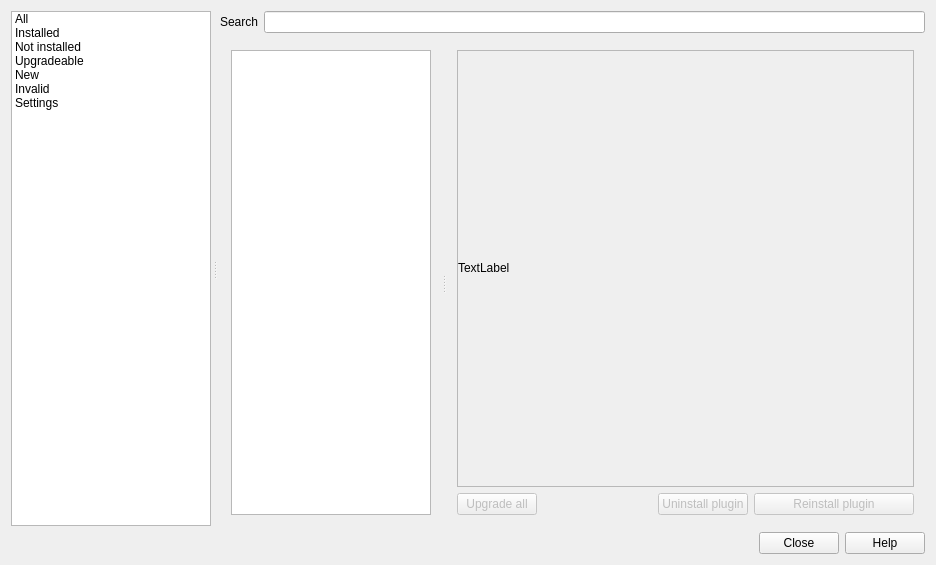
<?xml version="1.0" encoding="UTF-8"?>
<ui version="4.0">
 <class>QgsPluginManagerBase</class>
 <widget class="QDialog" name="QgsPluginManagerBase">
  <property name="geometry">
   <rect>
    <x>0</x>
    <y>0</y>
    <width>936</width>
    <height>565</height>
   </rect>
  </property>
  <property name="minimumSize">
   <size>
    <width>790</width>
    <height>0</height>
   </size>
  </property>
  <property name="windowTitle">
   <string>Plugin Manager</string>
  </property>
  <property name="modal">
   <bool>true</bool>
  </property>
  <layout class="QVBoxLayout" name="verticalLayout">
   <item>
    <widget class="QSplitter" name="mOptionsSplitter">
     <property name="orientation">
      <enum>Qt::Horizontal</enum>
     </property>
     <property name="opaqueResize">
      <bool>true</bool>
     </property>
     <property name="handleWidth">
      <number>7</number>
     </property>
     <property name="childrenCollapsible">
      <bool>false</bool>
     </property>
     <widget class="QFrame" name="mPluginsTabFrame">
      <property name="sizePolicy">
       <sizepolicy hsizetype="Preferred" vsizetype="Preferred">
        <horstretch>0</horstretch>
        <verstretch>0</verstretch>
       </sizepolicy>
      </property>
      <property name="maximumSize">
       <size>
        <width>400</width>
        <height>16777215</height>
       </size>
      </property>
      <property name="frameShape">
       <enum>QFrame::NoFrame</enum>
      </property>
      <property name="frameShadow">
       <enum>QFrame::Raised</enum>
      </property>
      <layout class="QVBoxLayout" name="verticalLayout_5">
       <property name="spacing">
        <number>0</number>
       </property>
       <property name="leftMargin">
        <number>0</number>
       </property>
       <property name="topMargin">
        <number>0</number>
       </property>
       <property name="rightMargin">
        <number>0</number>
       </property>
       <property name="bottomMargin">
        <number>0</number>
       </property>
       <item>
        <widget class="QListWidget" name="mOptionsListWidget">
         <property name="sizePolicy">
          <sizepolicy hsizetype="Preferred" vsizetype="Expanding">
           <horstretch>0</horstretch>
           <verstretch>0</verstretch>
          </sizepolicy>
         </property>
         <property name="minimumSize">
          <size>
           <width>140</width>
           <height>0</height>
          </size>
         </property>
         <property name="maximumSize">
          <size>
           <width>200</width>
           <height>16777215</height>
          </size>
         </property>
         <property name="horizontalScrollBarPolicy">
          <enum>Qt::ScrollBarAlwaysOff</enum>
         </property>
         <property name="editTriggers">
          <set>QAbstractItemView::NoEditTriggers</set>
         </property>
         <property name="iconSize">
          <size>
           <width>32</width>
           <height>32</height>
          </size>
         </property>
         <property name="textElideMode">
          <enum>Qt::ElideNone</enum>
         </property>
         <property name="resizeMode">
          <enum>QListView::Adjust</enum>
         </property>
         <property name="wordWrap">
          <bool>true</bool>
         </property>
         <item>
          <property name="text">
           <string>All</string>
          </property>
          <property name="icon">
           <iconset resource="../../images/images.qrc">
            <normaloff>:/images/themes/default/propertyicons/plugins.svg</normaloff>:/images/themes/default/propertyicons/plugins.svg</iconset>
          </property>
         </item>
         <item>
          <property name="text">
           <string>Installed</string>
          </property>
          <property name="toolTip">
           <string>Installed plugins</string>
          </property>
          <property name="icon">
           <iconset resource="../../images/images.qrc">
            <normaloff>:/images/themes/default/propertyicons/plugin-installed.svg</normaloff>:/images/themes/default/propertyicons/plugin-installed.svg</iconset>
          </property>
          <property name="flags">
           <set>ItemIsSelectable|ItemIsEnabled</set>
          </property>
         </item>
         <item>
          <property name="text">
           <string>Not installed</string>
          </property>
          <property name="toolTip">
           <string>Not installed plugins available for download</string>
          </property>
          <property name="icon">
           <iconset resource="../../images/images.qrc">
            <normaloff>:/images/themes/default/propertyicons/plugin.svg</normaloff>:/images/themes/default/propertyicons/plugin.svg</iconset>
          </property>
          <property name="flags">
           <set>ItemIsSelectable|ItemIsEnabled</set>
          </property>
         </item>
         <item>
          <property name="text">
           <string>Upgradeable</string>
          </property>
          <property name="toolTip">
           <string>Installed plugins with more recent version available for download</string>
          </property>
          <property name="icon">
           <iconset resource="../../images/images.qrc">
            <normaloff>:/images/themes/default/propertyicons/plugin-upgrade.svg</normaloff>:/images/themes/default/propertyicons/plugin-upgrade.svg</iconset>
          </property>
          <property name="flags">
           <set>ItemIsSelectable|ItemIsEnabled</set>
          </property>
         </item>
         <item>
          <property name="text">
           <string>New</string>
          </property>
          <property name="toolTip">
           <string>Not installed plugins seen for the first time</string>
          </property>
          <property name="icon">
           <iconset resource="../../images/images.qrc">
            <normaloff>:/images/themes/default/propertyicons/plugin-new.svg</normaloff>:/images/themes/default/propertyicons/plugin-new.svg</iconset>
          </property>
          <property name="flags">
           <set>ItemIsSelectable|ItemIsEnabled</set>
          </property>
         </item>
         <item>
          <property name="text">
           <string>Invalid</string>
          </property>
          <property name="toolTip">
           <string>Broken and incompatible installed plugins</string>
          </property>
          <property name="icon">
           <iconset resource="../../images/images.qrc">
            <normaloff>:/images/themes/default/propertyicons/plugin-incompatible.svg</normaloff>:/images/themes/default/propertyicons/plugin-incompatible.svg</iconset>
          </property>
          <property name="flags">
           <set>ItemIsSelectable|ItemIsEnabled</set>
          </property>
         </item>
         <item>
          <property name="text">
           <string>Settings</string>
          </property>
          <property name="toolTip">
           <string>Settings</string>
          </property>
          <property name="icon">
           <iconset resource="../../images/images.qrc">
            <normaloff>:/images/themes/default/propertyicons/settings.svg</normaloff>:/images/themes/default/propertyicons/settings.svg</iconset>
          </property>
          <property name="flags">
           <set>ItemIsSelectable|ItemIsEnabled</set>
          </property>
         </item>
        </widget>
       </item>
      </layout>
     </widget>
     <widget class="QFrame" name="mOptionsFrame">
      <property name="sizePolicy">
       <sizepolicy hsizetype="Expanding" vsizetype="Preferred">
        <horstretch>2</horstretch>
        <verstretch>0</verstretch>
       </sizepolicy>
      </property>
      <property name="frameShape">
       <enum>QFrame::NoFrame</enum>
      </property>
      <property name="frameShadow">
       <enum>QFrame::Plain</enum>
      </property>
      <property name="lineWidth">
       <number>0</number>
      </property>
      <layout class="QVBoxLayout" name="vlayoutRightColumn">
       <property name="spacing">
        <number>6</number>
       </property>
       <property name="leftMargin">
        <number>0</number>
       </property>
       <property name="topMargin">
        <number>0</number>
       </property>
       <property name="rightMargin">
        <number>0</number>
       </property>
       <property name="bottomMargin">
        <number>0</number>
       </property>
       <item>
        <widget class="QStackedWidget" name="mOptionsStackedWidget">
         <property name="sizePolicy">
          <sizepolicy hsizetype="Preferred" vsizetype="Expanding">
           <horstretch>0</horstretch>
           <verstretch>0</verstretch>
          </sizepolicy>
         </property>
         <property name="lineWidth">
          <number>0</number>
         </property>
         <property name="currentIndex">
          <number>0</number>
         </property>
         <widget class="QWidget" name="pagePlugins">
          <layout class="QVBoxLayout" name="verticalLayout_8">
           <property name="leftMargin">
            <number>2</number>
           </property>
           <property name="topMargin">
            <number>0</number>
           </property>
           <property name="rightMargin">
            <number>0</number>
           </property>
           <property name="bottomMargin">
            <number>0</number>
           </property>
           <item>
            <layout class="QHBoxLayout" name="horizontalLayout_4">
             <item>
              <widget class="QLabel" name="lblFilter">
               <property name="sizePolicy">
                <sizepolicy hsizetype="Preferred" vsizetype="Fixed">
                 <horstretch>0</horstretch>
                 <verstretch>0</verstretch>
                </sizepolicy>
               </property>
               <property name="text">
                <string>Search</string>
               </property>
               <property name="buddy">
                <cstring>leFilter</cstring>
               </property>
              </widget>
             </item>
             <item>
              <widget class="QgsFilterLineEdit" name="leFilter">
               <property name="sizePolicy">
                <sizepolicy hsizetype="Expanding" vsizetype="Fixed">
                 <horstretch>0</horstretch>
                 <verstretch>0</verstretch>
                </sizepolicy>
               </property>
              </widget>
             </item>
            </layout>
           </item>
           <item>
            <widget class="QSplitter" name="mPluginsDetailsSplitter">
             <property name="sizePolicy">
              <sizepolicy hsizetype="Expanding" vsizetype="Expanding">
               <horstretch>0</horstretch>
               <verstretch>0</verstretch>
              </sizepolicy>
             </property>
             <property name="orientation">
              <enum>Qt::Horizontal</enum>
             </property>
             <property name="childrenCollapsible">
              <bool>false</bool>
             </property>
             <widget class="QWidget" name="layoutWidget_pluginList">
              <property name="sizePolicy">
               <sizepolicy hsizetype="Preferred" vsizetype="Expanding">
                <horstretch>1</horstretch>
                <verstretch>0</verstretch>
               </sizepolicy>
              </property>
              <layout class="QVBoxLayout" name="verticalLayout_4">
               <item>
                <widget class="QListView" name="vwPlugins">
                 <property name="sizePolicy">
                  <sizepolicy hsizetype="Preferred" vsizetype="Expanding">
                   <horstretch>1</horstretch>
                   <verstretch>0</verstretch>
                  </sizepolicy>
                 </property>
                 <property name="minimumSize">
                  <size>
                   <width>200</width>
                   <height>0</height>
                  </size>
                 </property>
                 <property name="horizontalScrollBarPolicy">
                  <enum>Qt::ScrollBarAlwaysOff</enum>
                 </property>
                 <property name="showDropIndicator" stdset="0">
                  <bool>false</bool>
                 </property>
                 <property name="alternatingRowColors">
                  <bool>true</bool>
                 </property>
                 <property name="selectionMode">
                  <enum>QAbstractItemView::SingleSelection</enum>
                 </property>
                 <property name="selectionBehavior">
                  <enum>QAbstractItemView::SelectItems</enum>
                 </property>
                 <property name="resizeMode">
                  <enum>QListView::Adjust</enum>
                 </property>
                 <property name="wordWrap">
                  <bool>false</bool>
                 </property>
                </widget>
               </item>
              </layout>
             </widget>
             <widget class="QWidget" name="layoutWidget_pluginDetails">
              <property name="sizePolicy">
               <sizepolicy hsizetype="Expanding" vsizetype="Expanding">
                <horstretch>2</horstretch>
                <verstretch>0</verstretch>
               </sizepolicy>
              </property>
              <layout class="QVBoxLayout" name="verticalLayout_7">
               <item>
                <widget class="QFrame" name="frame">
                 <property name="frameShape">
                  <enum>QFrame::StyledPanel</enum>
                 </property>
                 <property name="frameShadow">
                  <enum>QFrame::Sunken</enum>
                 </property>
                 <layout class="QVBoxLayout" name="verticalLayout_12">
                  <property name="leftMargin">
                   <number>0</number>
                  </property>
                  <property name="topMargin">
                   <number>0</number>
                  </property>
                  <property name="rightMargin">
                   <number>0</number>
                  </property>
                  <property name="bottomMargin">
                   <number>0</number>
                  </property>
                  <item>
                   <widget class="QLabel" name="wvDetails">
                    <property name="text">
                     <string>TextLabel</string>
                    </property>
                    <property name="textFormat">
                     <enum>Qt::RichText</enum>
                    </property>
                   </widget>
                  </item>
                 </layout>
                </widget>
               </item>
               <item>
                <layout class="QHBoxLayout" name="horizontalLayout_6">
                 <item>
                  <widget class="QPushButton" name="buttonUpgradeAll">
                   <property name="enabled">
                    <bool>false</bool>
                   </property>
                   <property name="toolTip">
                    <string>Upgrade all upgradeable plugins</string>
                   </property>
                   <property name="text">
                    <string>Upgrade all</string>
                   </property>
                  </widget>
                 </item>
                 <item>
                  <spacer name="horizontalSpacer_3">
                   <property name="orientation">
                    <enum>Qt::Horizontal</enum>
                   </property>
                   <property name="sizeHint" stdset="0">
                    <size>
                     <width>40</width>
                     <height>20</height>
                    </size>
                   </property>
                  </spacer>
                 </item>
                 <item>
                  <widget class="QPushButton" name="buttonUninstall">
                   <property name="enabled">
                    <bool>false</bool>
                   </property>
                   <property name="toolTip">
                    <string>Uninstall the selected plugin</string>
                   </property>
                   <property name="text">
                    <string>Uninstall plugin</string>
                   </property>
                  </widget>
                 </item>
                 <item>
                  <widget class="QPushButton" name="buttonInstall">
                   <property name="enabled">
                    <bool>false</bool>
                   </property>
                   <property name="minimumSize">
                    <size>
                     <width>160</width>
                     <height>0</height>
                    </size>
                   </property>
                   <property name="toolTip">
                    <string>Install, reinstall or upgrade the selected plugin</string>
                   </property>
                   <property name="text">
                    <string>Reinstall plugin</string>
                   </property>
                  </widget>
                 </item>
                </layout>
               </item>
              </layout>
             </widget>
            </widget>
           </item>
          </layout>
         </widget>
         <widget class="QWidget" name="pageSettings">
          <layout class="QVBoxLayout" name="verticalLayout_2">
           <property name="leftMargin">
            <number>2</number>
           </property>
           <property name="topMargin">
            <number>0</number>
           </property>
           <property name="rightMargin">
            <number>0</number>
           </property>
           <property name="bottomMargin">
            <number>0</number>
           </property>
           <item>
            <widget class="QLabel" name="labelNoPython">
             <property name="sizePolicy">
              <sizepolicy hsizetype="Preferred" vsizetype="Preferred">
               <horstretch>0</horstretch>
               <verstretch>0</verstretch>
              </sizepolicy>
             </property>
             <property name="text">
              <string>The settings on this tab are only applicable for Python Plugins. No Python support detected, thus no settings available.</string>
             </property>
             <property name="alignment">
              <set>Qt::AlignLeading|Qt::AlignLeft|Qt::AlignTop</set>
             </property>
             <property name="wordWrap">
              <bool>true</bool>
             </property>
             <property name="margin">
              <number>20</number>
             </property>
             <property name="indent">
              <number>0</number>
             </property>
            </widget>
           </item>
           <item>
            <widget class="QFrame" name="frameSettings">
             <property name="sizePolicy">
              <sizepolicy hsizetype="Expanding" vsizetype="Expanding">
               <horstretch>0</horstretch>
               <verstretch>0</verstretch>
              </sizepolicy>
             </property>
             <property name="frameShape">
              <enum>QFrame::NoFrame</enum>
             </property>
             <property name="frameShadow">
              <enum>QFrame::Raised</enum>
             </property>
             <layout class="QVBoxLayout" name="verticalLayout_3">
              <property name="leftMargin">
               <number>0</number>
              </property>
              <property name="topMargin">
               <number>0</number>
              </property>
              <property name="rightMargin">
               <number>0</number>
              </property>
              <property name="bottomMargin">
               <number>0</number>
              </property>
              <item>
               <widget class="QScrollArea" name="scrollArea">
                <property name="frameShape">
                 <enum>QFrame::NoFrame</enum>
                </property>
                <property name="widgetResizable">
                 <bool>true</bool>
                </property>
                <widget class="QWidget" name="scrollAreaWidgetContents">
                 <property name="geometry">
                  <rect>
                   <x>0</x>
                   <y>0</y>
                   <width>432</width>
                   <height>693</height>
                  </rect>
                 </property>
                 <layout class="QVBoxLayout" name="verticalLayout_10">
                  <item>
                   <widget class="QGroupBox" name="ckbCheckUpdates">
                    <property name="enabled">
                     <bool>true</bool>
                    </property>
                    <property name="sizePolicy">
                     <sizepolicy hsizetype="Preferred" vsizetype="Preferred">
                      <horstretch>0</horstretch>
                      <verstretch>0</verstretch>
                     </sizepolicy>
                    </property>
                    <property name="title">
                     <string>Check for updates on startup</string>
                    </property>
                    <property name="checkable">
                     <bool>true</bool>
                    </property>
                    <property name="checked">
                     <bool>false</bool>
                    </property>
                    <layout class="QVBoxLayout" name="verticalLayout_6">
                     <property name="leftMargin">
                      <number>6</number>
                     </property>
                     <item>
                      <widget class="QComboBox" name="comboInterval">
                       <property name="sizePolicy">
                        <sizepolicy hsizetype="Preferred" vsizetype="Fixed">
                         <horstretch>0</horstretch>
                         <verstretch>0</verstretch>
                        </sizepolicy>
                       </property>
                       <item>
                        <property name="text">
                         <string>every time QGIS starts</string>
                        </property>
                       </item>
                       <item>
                        <property name="text">
                         <string>once a day</string>
                        </property>
                       </item>
                       <item>
                        <property name="text">
                         <string>every 3 days</string>
                        </property>
                       </item>
                       <item>
                        <property name="text">
                         <string>every week</string>
                        </property>
                       </item>
                       <item>
                        <property name="text">
                         <string>every 2 weeks</string>
                        </property>
                       </item>
                       <item>
                        <property name="text">
                         <string>every month</string>
                        </property>
                       </item>
                      </widget>
                     </item>
                     <item>
                      <widget class="QLabel" name="lblCheckUpdates">
                       <property name="sizePolicy">
                        <sizepolicy hsizetype="Preferred" vsizetype="Minimum">
                         <horstretch>0</horstretch>
                         <verstretch>0</verstretch>
                        </sizepolicy>
                       </property>
                       <property name="minimumSize">
                        <size>
                         <width>0</width>
                         <height>0</height>
                        </size>
                       </property>
                       <property name="text">
                        <string>&lt;!DOCTYPE HTML PUBLIC &quot;-//W3C//DTD HTML 4.0//EN&quot; &quot;http://www.w3.org/TR/REC-html40/strict.dtd&quot;&gt;
&lt;html&gt;&lt;head&gt;&lt;meta name=&quot;qrichtext&quot; content=&quot;1&quot; /&gt;&lt;style type=&quot;text/css&quot;&gt;
p, li { white-space: pre-wrap; }
&lt;/style&gt;&lt;/head&gt;&lt;body style=&quot; font-family:'DejaVu Sans'; font-size:9pt; font-weight:400; font-style:normal;&quot;&gt;
&lt;p style=&quot; margin-top:0px; margin-bottom:0px; margin-left:0px; margin-right:0px; -qt-block-indent:0; text-indent:0px;&quot;&gt;&lt;span style=&quot; font-weight:600;&quot;&gt;Note:&lt;/span&gt; If this function is enabled, QGIS will inform you whenever a new plugin or plugin update is available. Otherwise, fetching repositories will be performed during opening of the Plugin Manager window.&lt;/p&gt;&lt;/body&gt;&lt;/html&gt;</string>
                       </property>
                       <property name="wordWrap">
                        <bool>true</bool>
                       </property>
                      </widget>
                     </item>
                    </layout>
                   </widget>
                  </item>
                  <item>
                   <spacer name="verticalSpacer">
                    <property name="orientation">
                     <enum>Qt::Vertical</enum>
                    </property>
                    <property name="sizeType">
                     <enum>QSizePolicy::Fixed</enum>
                    </property>
                    <property name="sizeHint" stdset="0">
                     <size>
                      <width>20</width>
                      <height>10</height>
                     </size>
                    </property>
                   </spacer>
                  </item>
                  <item>
                   <widget class="QgsCollapsibleGroupBox" name="ckbExperimental">
                    <property name="title">
                     <string>Show also experimental plugins</string>
                    </property>
                    <property name="checkable">
                     <bool>true</bool>
                    </property>
                    <property name="checked">
                     <bool>false</bool>
                    </property>
                    <property name="collapsed" stdset="0">
                     <bool>false</bool>
                    </property>
                    <property name="saveCheckedState" stdset="0">
                     <bool>true</bool>
                    </property>
                    <property name="saveCollapsedState" stdset="0">
                     <bool>true</bool>
                    </property>
                    <layout class="QVBoxLayout" name="verticalLayout_9">
                     <item>
                      <widget class="QLabel" name="lblExperimental">
                       <property name="sizePolicy">
                        <sizepolicy hsizetype="Preferred" vsizetype="Minimum">
                         <horstretch>0</horstretch>
                         <verstretch>0</verstretch>
                        </sizepolicy>
                       </property>
                       <property name="minimumSize">
                        <size>
                         <width>0</width>
                         <height>0</height>
                        </size>
                       </property>
                       <property name="text">
                        <string>&lt;!DOCTYPE HTML PUBLIC &quot;-//W3C//DTD HTML 4.0//EN&quot; &quot;http://www.w3.org/TR/REC-html40/strict.dtd&quot;&gt;
&lt;html&gt;&lt;head&gt;&lt;meta name=&quot;qrichtext&quot; content=&quot;1&quot; /&gt;&lt;style type=&quot;text/css&quot;&gt;
p, li { white-space: pre-wrap; }
&lt;/style&gt;&lt;/head&gt;&lt;body style=&quot; font-family:'DejaVu Sans'; font-size:9pt; font-weight:400; font-style:normal;&quot;&gt;
&lt;p style=&quot; margin-top:0px; margin-bottom:0px; margin-left:0px; margin-right:0px; -qt-block-indent:0; text-indent:0px;&quot;&gt;&lt;span style=&quot; font-weight:600;&quot;&gt;Note:&lt;/span&gt; Experimental plugins are generally unsuitable for production use. These plugins are in early stages of development, and should be considered 'incomplete' or 'proof of concept' tools. QGIS does not recommend installing these plugins unless you intend to use them for testing purposes.&lt;/p&gt;&lt;/body&gt;&lt;/html&gt;</string>
                       </property>
                       <property name="textFormat">
                        <enum>Qt::RichText</enum>
                       </property>
                       <property name="alignment">
                        <set>Qt::AlignLeading|Qt::AlignLeft|Qt::AlignTop</set>
                       </property>
                       <property name="wordWrap">
                        <bool>true</bool>
                       </property>
                      </widget>
                     </item>
                    </layout>
                   </widget>
                  </item>
                  <item>
                   <spacer name="verticalSpacer_2">
                    <property name="orientation">
                     <enum>Qt::Vertical</enum>
                    </property>
                    <property name="sizeType">
                     <enum>QSizePolicy::Fixed</enum>
                    </property>
                    <property name="sizeHint" stdset="0">
                     <size>
                      <width>20</width>
                      <height>10</height>
                     </size>
                    </property>
                   </spacer>
                  </item>
                  <item>
                   <widget class="QgsCollapsibleGroupBox" name="ckbDeprecated">
                    <property name="title">
                     <string>Show also deprecated plugins</string>
                    </property>
                    <property name="checkable">
                     <bool>true</bool>
                    </property>
                    <property name="checked">
                     <bool>false</bool>
                    </property>
                    <property name="collapsed" stdset="0">
                     <bool>false</bool>
                    </property>
                    <property name="saveCheckedState" stdset="0">
                     <bool>true</bool>
                    </property>
                    <property name="saveCollapsedState" stdset="0">
                     <bool>true</bool>
                    </property>
                    <layout class="QVBoxLayout" name="verticalLayout_11">
                     <item>
                      <widget class="QLabel" name="lblDeprecated">
                       <property name="sizePolicy">
                        <sizepolicy hsizetype="Preferred" vsizetype="Minimum">
                         <horstretch>0</horstretch>
                         <verstretch>0</verstretch>
                        </sizepolicy>
                       </property>
                       <property name="minimumSize">
                        <size>
                         <width>0</width>
                         <height>0</height>
                        </size>
                       </property>
                       <property name="text">
                        <string>&lt;!DOCTYPE HTML PUBLIC &quot;-//W3C//DTD HTML 4.0//EN&quot; &quot;http://www.w3.org/TR/REC-html40/strict.dtd&quot;&gt;
&lt;html&gt;&lt;head&gt;&lt;meta name=&quot;qrichtext&quot; content=&quot;1&quot; /&gt;&lt;style type=&quot;text/css&quot;&gt;
p, li { white-space: pre-wrap; }
&lt;/style&gt;&lt;/head&gt;&lt;body style=&quot; font-family:'Droid Sans'; font-size:10pt; font-weight:400; font-style:normal;&quot;&gt;
&lt;p style=&quot; margin-top:0px; margin-bottom:0px; margin-left:0px; margin-right:0px; -qt-block-indent:0; text-indent:0px;&quot;&gt;&lt;span style=&quot; font-family:'DejaVu Sans'; font-size:9pt; font-weight:600;&quot;&gt;Note:&lt;/span&gt;&lt;span style=&quot; font-family:'DejaVu Sans'; font-size:9pt;&quot;&gt; Deprecated plugins are generally unsuitable for production use. These plugins are unmaintained, and should be considered 'obsolete' tools. QGIS does not recommend installing these plugins unless you still need it and there are no other alternatives available.&lt;/span&gt;&lt;/p&gt;&lt;/body&gt;&lt;/html&gt;</string>
                       </property>
                       <property name="textFormat">
                        <enum>Qt::RichText</enum>
                       </property>
                       <property name="alignment">
                        <set>Qt::AlignLeading|Qt::AlignLeft|Qt::AlignTop</set>
                       </property>
                       <property name="wordWrap">
                        <bool>true</bool>
                       </property>
                      </widget>
                     </item>
                    </layout>
                   </widget>
                  </item>
                  <item>
                   <spacer name="verticalSpacer_3">
                    <property name="orientation">
                     <enum>Qt::Vertical</enum>
                    </property>
                    <property name="sizeType">
                     <enum>QSizePolicy::Fixed</enum>
                    </property>
                    <property name="sizeHint" stdset="0">
                     <size>
                      <width>20</width>
                      <height>10</height>
                     </size>
                    </property>
                   </spacer>
                  </item>
                  <item>
                   <widget class="QLabel" name="lblRepositories">
                    <property name="text">
                     <string>Plugin repositories</string>
                    </property>
                    <property name="buddy">
                     <cstring>treeRepositories</cstring>
                    </property>
                   </widget>
                  </item>
                  <item>
                   <widget class="QTreeWidget" name="treeRepositories">
                    <property name="sizePolicy">
                     <sizepolicy hsizetype="Expanding" vsizetype="Expanding">
                      <horstretch>0</horstretch>
                      <verstretch>0</verstretch>
                     </sizepolicy>
                    </property>
                    <property name="minimumSize">
                     <size>
                      <width>0</width>
                      <height>30</height>
                     </size>
                    </property>
                    <property name="rootIsDecorated">
                     <bool>false</bool>
                    </property>
                    <property name="itemsExpandable">
                     <bool>false</bool>
                    </property>
                    <column>
                     <property name="text">
                      <string>Status</string>
                     </property>
                    </column>
                    <column>
                     <property name="text">
                      <string>Name</string>
                     </property>
                    </column>
                    <column>
                     <property name="text">
                      <string>URL</string>
                     </property>
                    </column>
                   </widget>
                  </item>
                  <item>
                   <widget class="QFrame" name="frameRepBut">
                    <property name="sizePolicy">
                     <sizepolicy hsizetype="Preferred" vsizetype="Preferred">
                      <horstretch>0</horstretch>
                      <verstretch>0</verstretch>
                     </sizepolicy>
                    </property>
                    <property name="frameShape">
                     <enum>QFrame::NoFrame</enum>
                    </property>
                    <property name="frameShadow">
                     <enum>QFrame::Raised</enum>
                    </property>
                    <layout class="QHBoxLayout" name="horizontalLayout_3">
                     <property name="leftMargin">
                      <number>0</number>
                     </property>
                     <property name="topMargin">
                      <number>0</number>
                     </property>
                     <property name="rightMargin">
                      <number>0</number>
                     </property>
                     <property name="bottomMargin">
                      <number>0</number>
                     </property>
                     <item>
                      <widget class="QPushButton" name="buttonRefreshRepos">
                       <property name="toolTip">
                        <string>Reload repository contents
(useful when you uploaded a plugin there)</string>
                       </property>
                       <property name="text">
                        <string>Reload repository</string>
                       </property>
                      </widget>
                     </item>
                     <item>
                      <spacer name="spacer_3">
                       <property name="orientation">
                        <enum>Qt::Horizontal</enum>
                       </property>
                       <property name="sizeHint" stdset="0">
                        <size>
                         <width>316</width>
                         <height>10</height>
                        </size>
                       </property>
                      </spacer>
                     </item>
                     <item>
                      <widget class="QPushButton" name="buttonAddRep">
                       <property name="toolTip">
                        <string>Configure an additional plugin repository</string>
                       </property>
                       <property name="whatsThis">
                        <string>Add a new plugin repository</string>
                       </property>
                       <property name="text">
                        <string>Add...</string>
                       </property>
                      </widget>
                     </item>
                     <item>
                      <widget class="QPushButton" name="buttonEditRep">
                       <property name="sizePolicy">
                        <sizepolicy hsizetype="Minimum" vsizetype="Fixed">
                         <horstretch>0</horstretch>
                         <verstretch>0</verstretch>
                        </sizepolicy>
                       </property>
                       <property name="toolTip">
                        <string>Edit the selected repository</string>
                       </property>
                       <property name="whatsThis">
                        <string>Edit the selected repository</string>
                       </property>
                       <property name="text">
                        <string>Edit...</string>
                       </property>
                      </widget>
                     </item>
                     <item>
                      <widget class="QPushButton" name="buttonDeleteRep">
                       <property name="toolTip">
                        <string>Remove the selected repository</string>
                       </property>
                       <property name="whatsThis">
                        <string>Remove the selected repository</string>
                       </property>
                       <property name="text">
                        <string>Delete</string>
                       </property>
                      </widget>
                     </item>
                    </layout>
                   </widget>
                  </item>
                 </layout>
                </widget>
               </widget>
              </item>
             </layout>
            </widget>
           </item>
          </layout>
         </widget>
        </widget>
       </item>
      </layout>
     </widget>
    </widget>
   </item>
   <item>
    <widget class="QDialogButtonBox" name="buttonBox">
     <property name="standardButtons">
      <set>QDialogButtonBox::Close|QDialogButtonBox::Help</set>
     </property>
    </widget>
   </item>
  </layout>
 </widget>
 <layoutdefault spacing="6" margin="11"/>
 <customwidgets>
  <customwidget>
   <class>QgsCollapsibleGroupBox</class>
   <extends>QGroupBox</extends>
   <header>qgscollapsiblegroupbox.h</header>
   <container>1</container>
  </customwidget>
  <customwidget>
   <class>QgsFilterLineEdit</class>
   <extends>QLineEdit</extends>
   <header>qgsfilterlineedit.h</header>
  </customwidget>
 </customwidgets>
 <tabstops>
  <tabstop>mOptionsListWidget</tabstop>
  <tabstop>leFilter</tabstop>
  <tabstop>vwPlugins</tabstop>
  <tabstop>buttonUpgradeAll</tabstop>
  <tabstop>buttonUninstall</tabstop>
  <tabstop>buttonInstall</tabstop>
  <tabstop>buttonBox</tabstop>
 </tabstops>
 <resources>
  <include location="../../images/images.qrc"/>
 </resources>
 <connections>
  <connection>
   <sender>buttonBox</sender>
   <signal>accepted()</signal>
   <receiver>QgsPluginManagerBase</receiver>
   <slot>accept()</slot>
   <hints>
    <hint type="sourcelabel">
     <x>523</x>
     <y>415</y>
    </hint>
    <hint type="destinationlabel">
     <x>561</x>
     <y>271</y>
    </hint>
   </hints>
  </connection>
  <connection>
   <sender>buttonBox</sender>
   <signal>rejected()</signal>
   <receiver>QgsPluginManagerBase</receiver>
   <slot>reject()</slot>
   <hints>
    <hint type="sourcelabel">
     <x>459</x>
     <y>415</y>
    </hint>
    <hint type="destinationlabel">
     <x>479</x>
     <y>341</y>
    </hint>
   </hints>
  </connection>
 </connections>
</ui>
